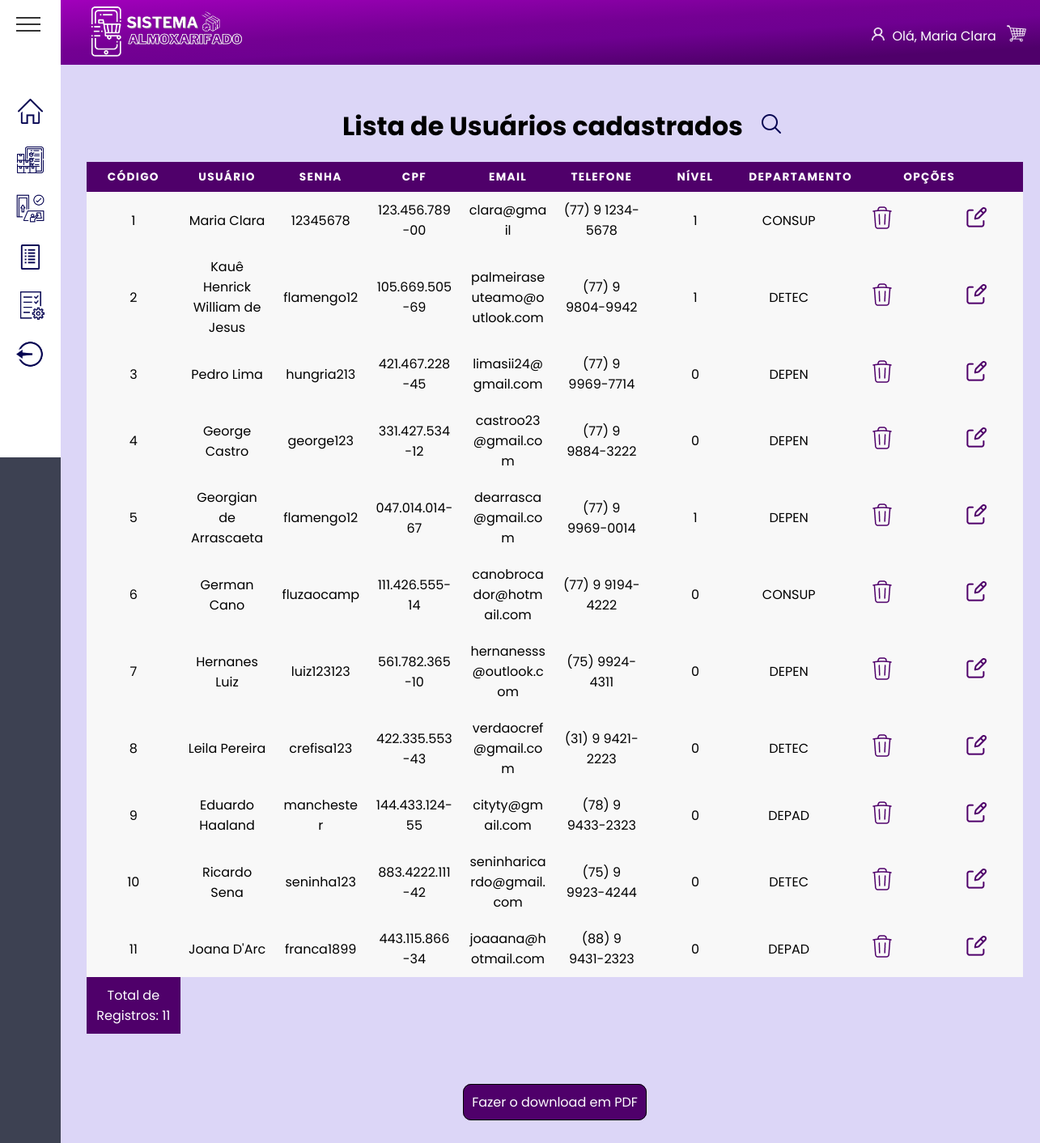
Page /View/Pages/Admin/listarUser.php (signed in) on the committed database.
### tables this page shows
create table usuarios(
id_user integer auto_increment key,
nome_user varchar (30),
senha varchar(10),
cpf varchar (15) unique, 
email_user varchar (120),
telefone varchar (16),
nivel integer, 
id_area integer not null,
 foreign key (id_area) references area_depar (id_area)
);

create table area_depar(
	id_area integer auto_increment primary key,
	depar varchar (40) 
);

### View/Pages/Admin/listarUser.php (the view, shortened to what this page needs)
<?php
include_once dirname(__DIR__, 3) . '/banco.php';
?>
<!DOCTYPE html>
<html lang="pt-BR">
<head>
  <link rel="stylesheet" href="/final_php/assets/global.css">
  <link rel="stylesheet" href="/final_php/assets/listarUser.css">
  <link rel="stylesheet" href="/final_php/assets/template.css">
</head>
<body>
  <?php include dirname(__DIR__, 3) . "/template/header.php"; ?>
  <?php include dirname(__DIR__, 3) . "/template/aside.php"; ?>
  <main class="main">
    <div class="container">
      <div class="title-box">
        <h1 class="title"> Lista de Usuários cadastrados</h1>
        <span class='search'>
          <a href="pesquisaUsuario.php">
            <img src="/final_php/assets/images/iconSearch.png" class="searchIcon">
          </a>
        </span>
      </div>
      <table rules="all">
        <thead>
          <tr>
            <th> Código</th>
            <th> Usuário</th>
            <th> Senha</th>
            <th> CPF</th>
            <th> Email</th>
            <th> Telefone</th>
            <th> Nível</th>
            <th> Departamento</th>
            <th colspan="2"> Opções</th>
          </tr>
        </thead>
        <tbody>
          <?php
          $sql_consulta = mysqli_query($conn, "SELECT * FROM usuarios");
          $total = mysqli_num_rows($sql_consulta);
          while ($linhas = mysqli_fetch_array($sql_consulta)) { ?>
            <tr>
              <td data-label="Código"> <?= $linhas[0] ?> </td>
              <td data-label="Usuário"> <?= $linhas[1] ?> </td>
              <td data-label="Senha"> <?= $linhas[2] ?></td>
              <td data-label="CPF"> <?= $linhas[3] ?></td>
              <td data-label="E-mail"> <?= $linhas[4] ?></td>
              <td data-label="Telefone"> <?= $linhas[5] ?></td>
              <td data-label="Nível"> <?= $linhas[6] ?></td>
              <td data-label="Departamento">
                <?php
                  $consulta_categoria = mysqli_query($conn, "SELECT * FROM area_depar WHERE id_area = '$linhas[7]'");
                  while ($categorias = mysqli_fetch_array($consulta_categoria)) {
                      echo $categorias['depar'];
                  }
                ?>
              </td>
              <td data-label="Ação">
                <form method="post" action="excluir_user.php?codigo=<?= $linhas[0] ?>">
                  <img src="/final_php/assets/images/iconDelete.png" alt="icone Excluir" name="excluirBtn" value="Excluir" onclick="return confirm('Deseja deletar este usuário?')">
                </form>
              </td>
              <td data-label="Ação">
                <a href="./editar_user.php?codigo=<?= $linhas[0] ?>">
                <img src="/final_php/assets/images/iconEdit.png" alt="icone Editar">
                </a>
              </td>
            </tr>
          <?php } ?>
          <tr class="total">
            <td>Total de Registros: <?= $total ?></td>
          </tr>
        </tbody>
      </table>
    </div>
    <div class="opcoes" style="text-align: center; margin: 40px auto; border: none;">
      <a style="border: 1px solid black; border-radius: 10px; background-color: rgb(79,0,106); padding: 10px;" href="relat_user.php">Fazer o download em PDF</a>
    </div>
  </main>
</body>
</html>

### assets/global.css (style rules this page uses)
* { margin: 0; padding: 0; box-sizing: border-box; font-family: "Josefin Sans", sans-serif; }
*, button, input { border: 0; background-color: none; font-size: -apple-system, system-ui, BlinkMacSystemFont, "Segoe UI", Roboto, "Helvetica Neue", Ubuntu, Arial, sans-serif; }
a { text-decoration: none; list-style: none; color: white; }
h1 { text-align: center; }

### assets/listarUser.css (style rules this page uses)
.container { padding: 2rem; }
.title { text-align: center; padding: 20px; }
table { border-collapse: collapse; margin-left: 0%; padding: 0; width: 100%; table-layout: fixed; }
table tr { background-color: #f8f8f8; padding: 0.35em; }
table th, table td { padding: 0.625em; text-align: center; }
table th { font-size: 0.85em; letter-spacing: 0.1em; text-transform: uppercase; background-color: rgb(79, 0, 106); color: #fff; }
table td { word-wrap: break-word; }
.total td { background-color: rgb(79, 0, 106); color: #fff; }
.title-box { display: flex; align-items: center; justify-content: center; }

### assets/template.css (style rules this page uses)
body { overflow: hidden; display: grid; grid-template-columns: 1fr 25fr; grid-template-rows: 80px 1fr 80px; grid-template-areas: "aside header" "aside main" "aside footer"; height: 100vh; background: #DCD6F7; }
.main { grid-area: main; overflow-y: scroll; padding: 0 4rem 0 0; }

### template/aside.php (style rules this page uses)
* { margin: 0; padding: 0; box-sizing: border-box; font-family: 'Poppins', sans-serif; }

### rows in the picture
usuarios: id_user "1", nome_user "Maria Clara", senha "12345678", cpf "123.456.789-00", email_user "clara@gmail", telefone "(77) 9 1234-5678", nivel "1"
area_depar: depar "CONSUP"
usuarios: id_user "2", nome_user "Kauê Henrick William de Jesus", senha "flamengo12", cpf "105.669.505-69", email_user "palmeiraseuteamo@outlook.com", telefone "(77) 9 9804-9942", nivel "1"
area_depar: depar "DETEC"
usuarios: id_user "3", nome_user "Pedro Lima", senha "hungria213", cpf "421.467.228-45", email_user "limasii24@gmail.com", telefone "(77) 9 9969-7714", nivel "0"
area_depar: depar "DEPEN"
usuarios: id_user "4", nome_user "George Castro", senha "george123", cpf "331.427.534-12", email_user "castroo23@gmail.com", telefone "(77) 9 9884-3222", nivel "0"
usuarios: id_user "5", nome_user "Georgian de Arrascaeta", senha "flamengo12", cpf "047.014.014-67", email_user "dearrasca@gmail.com", telefone "(77) 9 9969-0014", nivel "1"
usuarios: id_user "6", nome_user "German Cano", senha "fluzaocamp", cpf "111.426.555-14", email_user "canobrocador@hotmail.com", telefone "(77) 9 9194-4222", nivel "0"
usuarios: id_user "7", nome_user "Hernanes Luiz", senha "luiz123123", cpf "561.782.365-10", email_user "hernanesss@outlook.com", telefone "(75) 9924-4311", nivel "0"
usuarios: id_user "8", nome_user "Leila Pereira", senha "crefisa123", cpf "422.335.553-43", email_user "verdaocref@gmail.com", telefone "(31) 9 9421-2223", nivel "0"
usuarios: id_user "9", nome_user "Eduardo Haaland", senha "manchester", cpf "144.433.124-55", email_user "cityty@gmail.com", telefone "(78) 9 9433-2323", nivel "0"
area_depar: depar "DEPAD"
usuarios: id_user "10", nome_user "Ricardo Sena", senha "seninha123", cpf "883.4222.111-42", email_user "seninharicardo@gmail.com", telefone "(75) 9 9923-4244", nivel "0"
usuarios: id_user "11", nome_user "Joana D'Arc", senha "franca1899", cpf "443.115.866-34", email_user "joaaana@hotmail.com", telefone "(88) 9 9431-2323", nivel "0"

### other values in the picture
$_SESSION['username'] "Maria Clara"
$total "11"
